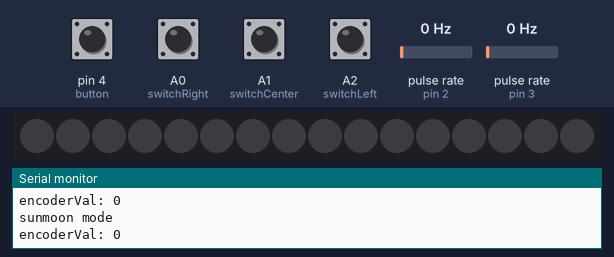
A sketch run on a simulated Arduino Uno, built with avr-gcc and run on an emulated ATmega328P. Parts: 16 RGB LEDs in strip order, left to right, the last lines printed to the serial monitor. Wiring (inferred from the names in the program): 2 × pulse sensor: data pin 2 / data pin 3. The test bench sets the inputs (shaded band); at power-on: A0 (switchRight), A1 (switchCenter), A2 (switchLeft) HIGH, pin 4 (button) LOW, pulse rate (sensors on pin 2, pin 3) 0 Hz.

Above: at 1.2 s.
1.3 s: A0 (switchRight) pulled LOW for 1 s
At 3.3 s:
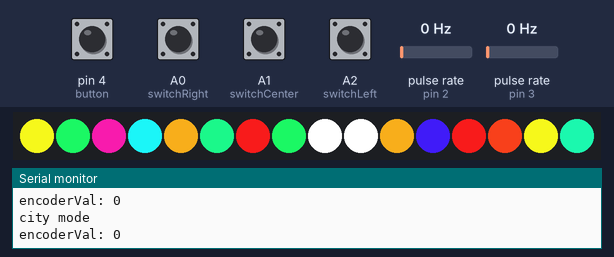
6.3 s: A1 (switchCenter) pulled LOW for 1 s
At 7.6 s:
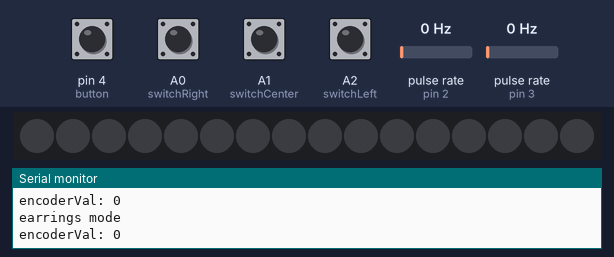
Timing chart, 0 to 9.3 s (numbered marks = the images above; inputs shaded):
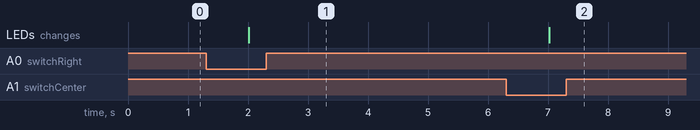

Measured:
- after the input at 1.3 s, the LEDs: change after 0.71 s (image 1)
- after the input at 6.3 s, the LEDs: change after 0.72 s (image 2)

The sketch:

rotary-encoder.ino
```cpp
//******************** DOTSTAR *************************//
#include <Adafruit_DotStar.h>
#include <SPI.h>

#define CITYPIXELS 16 // Number of LEDs in strip
#define CITY_DATAPIN    11
#define CITY_CLOCKPIN   10
Adafruit_DotStar city = Adafruit_DotStar(
  CITYPIXELS, CITY_DATAPIN, CITY_CLOCKPIN, DOTSTAR_BGR);

//********************* Rotary Encoder *************************//
// From bildr article: http://bildr.org/2012/08/rotary-encoder-arduino/
// datasheet: http://cdn.sparkfun.com/datasheets/Components/Switches/EC12PLRGBSDVBF-D-25K-24-24C-6108-6HSPEC.pdf
// Sparkfun product info: https://www.sparkfun.com/products/10982

//these pins can not be changed 2/3 are special pins
int encoderPin1 = 2;
int encoderPin2 = 3;

volatile int lastEncoded = 0;
volatile long encoderValue = 0;

long lastencoderValue = 0;

int lastMSB = 0;
int lastLSB = 0;

const int button = 4;


//********************* 2P3T SWITCH *************************//
// http://www.oddwires.com/content/2P3Tswitch.pdf
// http://www.oddwires.com/slide-switch/
const int switchRight = A0;
const int switchCenter = A1;
const int switchLeft = A2;

enum mode {
  CITY,
  SUNMOON,
  EARRINGS
};

mode currentMode = SUNMOON;

void setup() {
  Serial.begin (9600);

  city.begin(); // Initialize pins for output
  city.show();  // Turn all LEDs off ASAP
  initializeCity();

  pinMode(button, INPUT);
  digitalWrite(button, LOW);

  pinMode(switchRight, INPUT);
  pinMode(switchCenter, INPUT);
  pinMode(switchLeft, INPUT);

  digitalWrite(switchRight, HIGH);
  digitalWrite(switchCenter, HIGH);
  digitalWrite(switchLeft, HIGH);

  pinMode(encoderPin1, INPUT);
  pinMode(encoderPin2, INPUT);

  digitalWrite(encoderPin1, HIGH); //turn pullup resistor on
  digitalWrite(encoderPin2, HIGH); //turn pullup resistor on

  //call updateEncoder() when any high/low changed seen
  //on interrupt 0 (pin 2), or interrupt 1 (pin 3)
  attachInterrupt(0, updateEncoder, CHANGE);
  attachInterrupt(1, updateEncoder, CHANGE);

}

void loop() {

  int buttonVal = digitalRead(button);
  if (buttonVal == 1) { Serial.println("button!"); }

  int rightVal = digitalRead(switchRight);
  int centerVal = digitalRead(switchCenter);
  int leftVal = digitalRead(switchLeft);
  if (rightVal == 0) { currentMode = CITY; }
  if (centerVal == 0) { currentMode = EARRINGS; }
  if (leftVal == 0)  { currentMode = SUNMOON; }

  switch (currentMode) {
    case CITY:
      Serial.println("city mode");
      initializeCity();
      break;
    case SUNMOON:
      Serial.println("sunmoon mode");
      cityOff();
      break;
    case EARRINGS:
       Serial.println("earrings mode");
       cityOff();
       break;
  }

  /*
  Serial.print("right: ");
  Serial.println(rightVal);
  Serial.print("center: ");
  Serial.println(centerVal);
  Serial.print("left: ");
  Serial.println(leftVal);
  */

  Serial.print("encoderVal: ");
  Serial.println(encoderValue);
  delay(1000); //just here to slow down the output, and show it will work  even during a delay
}


void updateEncoder(){
  int MSB = digitalRead(encoderPin1); //MSB = most significant bit
  int LSB = digitalRead(encoderPin2); //LSB = least significant bit

  int encoded = (MSB << 1) | LSB; //converting the 2 pin value to single number
  int sum  = (lastEncoded << 2) | encoded; //adding it to the previous encoded value

  if(sum == 0b1101 || sum == 0b0100 || sum == 0b0010 || sum == 0b1011) encoderValue ++;
  if(sum == 0b1110 || sum == 0b0111 || sum == 0b0001 || sum == 0b1000) encoderValue --;

  lastEncoded = encoded; //store this value for next time
}

void initializeCity() {
  city.setPixelColor(0,0xe5e619);
  city.setPixelColor(1,0x19e65d);
  city.setPixelColor(2,0xe619a1);
  city.setPixelColor(3,0x19e5e6);
  city.setPixelColor(4,0xe6a219);
  city.setPixelColor(5,0x19e680);
  city.setPixelColor(6,0xe61919);
  city.setPixelColor(8,0xffffff);
  city.setPixelColor(7,0x19e65d);
  city.setPixelColor(9,0xffffff);
  city.setPixelColor(10,0xe6a219);
  city.setPixelColor(11,0x3b19e6);
  city.setPixelColor(12,0xe61919);
  city.setPixelColor(13,0xe63b19);
  city.setPixelColor(14,0xe5e619);
  city.setPixelColor(15,0x19e6a2);
  city.show();
  city.show();
}

void cityOff() {
  for (int i = 0; i < CITYPIXELS; i++) {
    city.setPixelColor(i, 0);
  }
  city.show();
}
```
